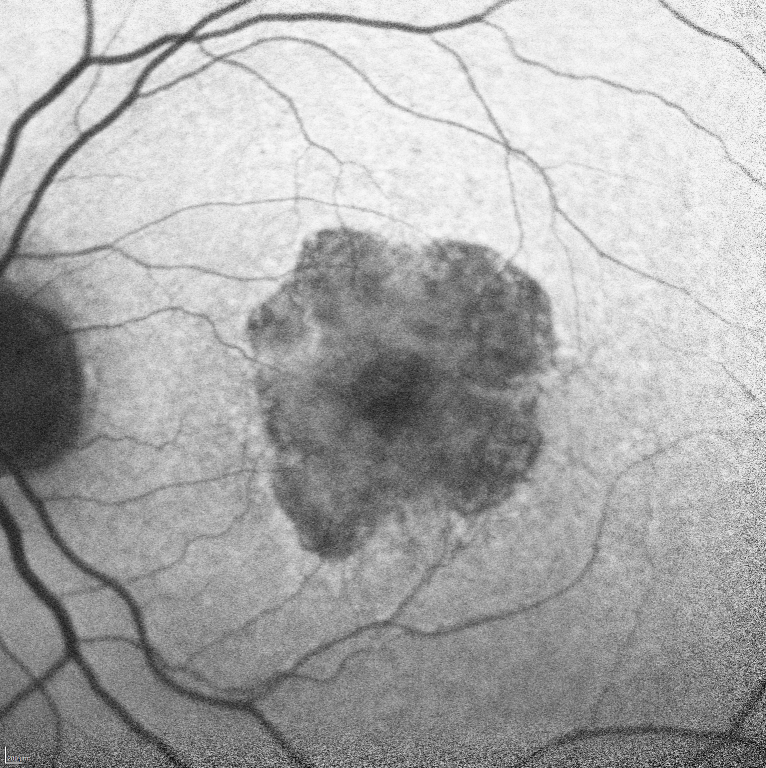
#> input picture BL01-no.tif, 1532 x 1536 px (shown at 1/2 size)
$ python test2.py   (older library calls are emulated)
#> lines starting #> are read from the running program, lines starting #| are printed output that depends on the picture
### ex4_part1.py
from PIL import Image
import matplotlib.pyplot as plt
from utils import *
from skimage import transform as tf
import copy


########################################################################################################################
# USER GUIDE:
# The given images should be in the same directory as the .py file, or full path should be provided
# main function can be uncommented at the end of the file for running the different functions
########################################################################################################################


def display_matches(BL_im, FU_im, BL_points, FU_points, inliers=[]):
    """
    A function that displays the two given images and plots the matching points in each of the corresponding images.
    """
    fig = plt.figure()
    fig.add_subplot(1, 2, 1)
    plt.imshow(BL_im)
    plt.title('BL01')
    for point in range(len(BL_points)):
        if len(inliers) > 0:
            if point in inliers:
                plt.scatter(BL_points[point, 0], BL_points[point, 1], marker='o', c='r')
            else:
                plt.scatter(BL_points[point, 0], BL_points[point, 1], marker='o', c='b')
            plt.annotate(str(point + 1), (BL_points[point, 0], BL_points[point, 1]))
            continue
        plt.scatter(BL_points[point, 0], BL_points[point, 1], marker='o')
        plt.annotate(str(point + 1), (BL_points[point, 0], BL_points[point, 1]))

    fig.add_subplot(1, 2, 2)
    plt.imshow(FU_im)
    plt.title('FU01')
    for point in range(len(FU_points)):
        if len(inliers) > 0:
            if point in inliers:
                plt.scatter(FU_points[point, 0], FU_points[point, 1], marker='o', c='r')
            else:
                plt.scatter(FU_points[point, 0], FU_points[point, 1], marker='o', c='b')
            plt.annotate(str(point + 1), (FU_points[point, 0], FU_points[point, 1]))
            continue
        plt.scatter(FU_points[point, 0], FU_points[point, 1], marker='o')
        plt.annotate(str(point + 1), (FU_points[point, 0], FU_points[point, 1]))
    plt.show()


# [86 lines left out: functions calcPointBasedReg, apply_registration, calcDist, display_registration, not called in this run]


def calcRobustPointBasedReg(FUPoints, BLPoints):
    return ransac(BLPoints, FUPoints, calcPointBasedReg, calcDist, minPtNum=3, iterNum=100, thDist=15, thInlrRatio=0.1)


# [34 lines of commented-out code are left out]

### test2.py
from skimage import transform as tf
from skimage.feature import (match_descriptors, ORB, plot_matches)
import matplotlib.pyplot as plt
import cv2
from skimage.filters.rank import enhance_contrast, median
from skimage.exposure import equalize_adapthist
from skimage import morphology

# from skimage.measure import ransac as skransac
# from skimage.transform import EuclideanTransform
import numpy as np
from ex4_part1 import *
from scipy import misc


# [5 lines of commented-out code are left out]


img1 = cv2.imread('BL01-no.tif', 0)
#> img1: shape (1536, 1532); min 0, max 255, mean 170.1

img1 = median(img1, selem=np.ones((12, 12)))


img2 = cv2.imread('FU01-no.tif', 0)
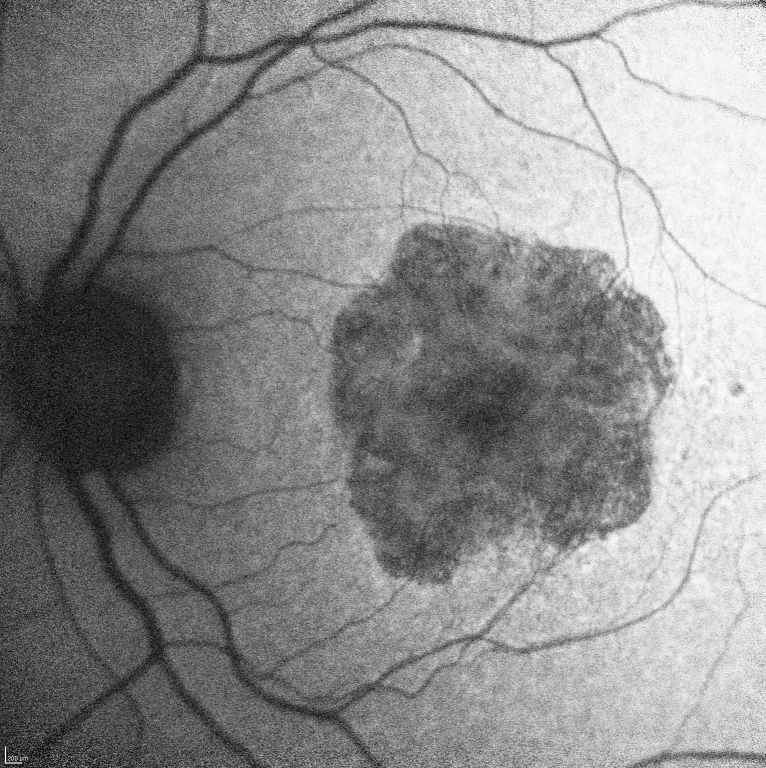
#> input picture FU01-no.tif, 1532 x 1536 px (shown at 1/2 size)
#> img2: shape (1536, 1532); min 0, max 255, mean 140
img2 = median(img2, selem=np.ones((12, 12)))


descriptor_extractor = ORB(n_keypoints=200, harris_k=1e-4)

descriptor_extractor.detect_and_extract(img1)
keypoints1 = descriptor_extractor.keypoints
descriptors1 = descriptor_extractor.descriptors

descriptor_extractor.detect_and_extract(img2)
keypoints2 = descriptor_extractor.keypoints
descriptors2 = descriptor_extractor.descriptors

matches12 = match_descriptors(descriptors1, descriptors2, cross_check=True,metric='euclidean')

display_matches(img1, img2, keypoints1[matches12[:, 0]], keypoints2[matches12[:, 1]])
#> the loop in display_matches, `for point in range(len(BL_points)):` made 33 passes
#> the loop in display_matches, `for point in range(len(FU_points)):` made 33 passes
#> in display_matches, `plt.show()`:
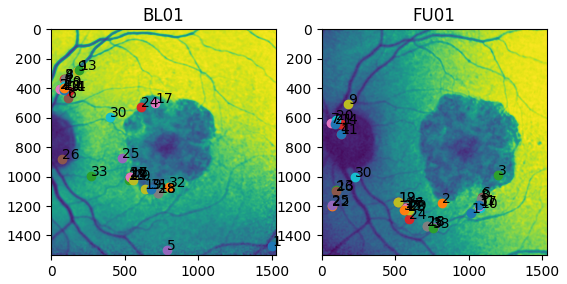
#> figure drawn by matplotlib, 2 panels

fig, ax = plt.subplots(nrows=2, ncols=1)

plt.gray()

plot_matches(ax[0], img1, img2, keypoints1, keypoints2, matches12)
#> (this line was passed over: skimage is not available in this run)
# plt.scatter(keypoints1[matches12[:, 0]][:, 1], keypoints1[matches12[:, 0]][:, 0])
# plt.scatter(keypoints2[matches12[:, 1]][:, 1] + img1.shape[1], keypoints2[matches12[:, 1]][:, 0])
ax[0].axis('off')
ax[0].set_title("Original Image vs. Transformed Image")

#> (the run stopped early here; a loop or call above may not have finished)
